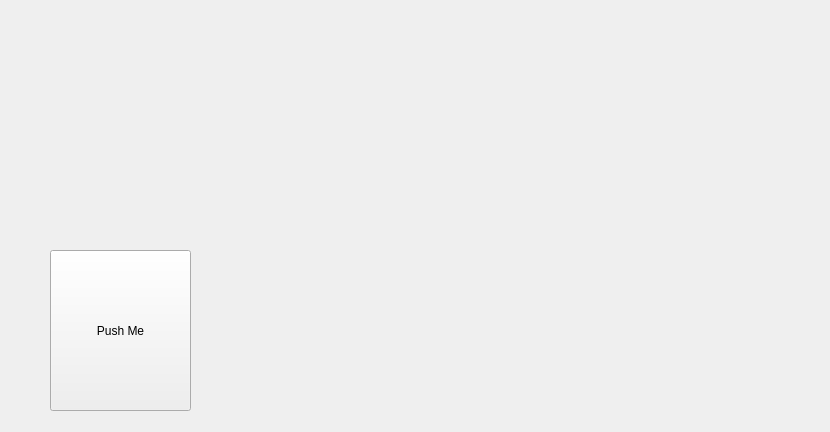
<?xml version="1.0" encoding="UTF-8"?>
<ui version="4.0">
 <class>StackedWidget</class>
 <widget class="QStackedWidget" name="StackedWidget">
  <property name="geometry">
   <rect>
    <x>0</x>
    <y>0</y>
    <width>830</width>
    <height>432</height>
   </rect>
  </property>
  <property name="windowTitle">
   <string>StackedWidget</string>
  </property>
  <widget class="QWidget" name="page">
   <widget class="QPushButton" name="Button1">
    <property name="geometry">
     <rect>
      <x>50</x>
      <y>250</y>
      <width>141</width>
      <height>161</height>
     </rect>
    </property>
    <property name="text">
     <string>Push Me</string>
    </property>
   </widget>
  </widget>
  <widget class="QWidget" name="page_2">
   <widget class="QTextEdit" name="textEdit">
    <property name="geometry">
     <rect>
      <x>250</x>
      <y>100</y>
      <width>104</width>
      <height>71</height>
     </rect>
    </property>
    <property name="html">
     <string>&lt;!DOCTYPE HTML PUBLIC &quot;-//W3C//DTD HTML 4.0//EN&quot; &quot;http://www.w3.org/TR/REC-html40/strict.dtd&quot;&gt;
&lt;html&gt;&lt;head&gt;&lt;meta name=&quot;qrichtext&quot; content=&quot;1&quot; /&gt;&lt;style type=&quot;text/css&quot;&gt;
p, li { white-space: pre-wrap; }
&lt;/style&gt;&lt;/head&gt;&lt;body style=&quot; font-family:'MS Shell Dlg 2'; font-size:8.25pt; font-weight:400; font-style:normal;&quot;&gt;
&lt;p style=&quot; margin-top:0px; margin-bottom:0px; margin-left:0px; margin-right:0px; -qt-block-indent:0; text-indent:0px;&quot;&gt;That worked&lt;/p&gt;&lt;/body&gt;&lt;/html&gt;</string>
    </property>
   </widget>
   <widget class="QPushButton" name="Button2_2">
    <property name="geometry">
     <rect>
      <x>400</x>
      <y>160</y>
      <width>75</width>
      <height>101</height>
     </rect>
    </property>
    <property name="text">
     <string>PushButton</string>
    </property>
   </widget>
  </widget>
  <widget class="QWidget" name="page_3">
   <widget class="QPushButton" name="Button2">
    <property name="geometry">
     <rect>
      <x>180</x>
      <y>240</y>
      <width>121</width>
      <height>151</height>
     </rect>
    </property>
    <property name="text">
     <string>Combine Multiple</string>
    </property>
   </widget>
   <widget class="QPushButton" name="Button3">
    <property name="geometry">
     <rect>
      <x>330</x>
      <y>240</y>
      <width>121</width>
      <height>151</height>
     </rect>
    </property>
    <property name="text">
     <string>Combine Folders</string>
    </property>
   </widget>
   <widget class="QTextEdit" name="Background">
    <property name="geometry">
     <rect>
      <x>0</x>
      <y>0</y>
      <width>821</width>
      <height>421</height>
     </rect>
    </property>
    <property name="html">
     <string>&lt;!DOCTYPE HTML PUBLIC &quot;-//W3C//DTD HTML 4.0//EN&quot; &quot;http://www.w3.org/TR/REC-html40/strict.dtd&quot;&gt;
&lt;html&gt;&lt;head&gt;&lt;meta name=&quot;qrichtext&quot; content=&quot;1&quot; /&gt;&lt;style type=&quot;text/css&quot;&gt;
p, li { white-space: pre-wrap; }
&lt;/style&gt;&lt;/head&gt;&lt;body style=&quot; font-family:'MS Shell Dlg 2'; font-size:8.25pt; font-weight:400; font-style:normal;&quot; bgcolor=&quot;#999999&quot;&gt;
&lt;p style=&quot;-qt-paragraph-type:empty; margin-top:0px; margin-bottom:0px; margin-left:0px; margin-right:0px; -qt-block-indent:0; text-indent:0px;&quot;&gt;&lt;br /&gt;&lt;/p&gt;&lt;/body&gt;&lt;/html&gt;</string>
    </property>
   </widget>
   <widget class="QTextBrowser" name="MainTitle">
    <property name="enabled">
     <bool>true</bool>
    </property>
    <property name="geometry">
     <rect>
      <x>10</x>
      <y>30</y>
      <width>791</width>
      <height>61</height>
     </rect>
    </property>
    <property name="font">
     <font>
      <family>Arial</family>
      <pointsize>18</pointsize>
      <weight>50</weight>
      <bold>false</bold>
      <kerning>true</kerning>
     </font>
    </property>
    <property name="layoutDirection">
     <enum>Qt::LeftToRight</enum>
    </property>
    <property name="autoFillBackground">
     <bool>true</bool>
    </property>
    <property name="inputMethodHints">
     <set>Qt::ImhNone</set>
    </property>
    <property name="html">
     <string>&lt;!DOCTYPE HTML PUBLIC &quot;-//W3C//DTD HTML 4.0//EN&quot; &quot;http://www.w3.org/TR/REC-html40/strict.dtd&quot;&gt;
&lt;html&gt;&lt;head&gt;&lt;meta name=&quot;qrichtext&quot; content=&quot;1&quot; /&gt;&lt;style type=&quot;text/css&quot;&gt;
p, li { white-space: pre-wrap; }
&lt;/style&gt;&lt;/head&gt;&lt;body style=&quot; font-family:'Arial'; font-size:18pt; font-weight:400; font-style:normal;&quot; bgcolor=&quot;#999999&quot;&gt;
&lt;p align=&quot;center&quot; style=&quot; margin-top:0px; margin-bottom:0px; margin-left:0px; margin-right:0px; -qt-block-indent:0; text-indent:0px;&quot;&gt;&lt;span style=&quot; font-size:22pt;&quot;&gt;Well hello there and welcome to my program.&lt;/span&gt;&lt;/p&gt;&lt;/body&gt;&lt;/html&gt;</string>
    </property>
   </widget>
   <widget class="QPushButton" name="Button5">
    <property name="geometry">
     <rect>
      <x>640</x>
      <y>240</y>
      <width>121</width>
      <height>151</height>
     </rect>
    </property>
    <property name="text">
     <string>Split</string>
    </property>
   </widget>
   <widget class="QPushButton" name="Button1_2">
    <property name="geometry">
     <rect>
      <x>30</x>
      <y>240</y>
      <width>121</width>
      <height>151</height>
     </rect>
    </property>
    <property name="text">
     <string>Combine Two</string>
    </property>
   </widget>
   <widget class="QPushButton" name="Button4">
    <property name="geometry">
     <rect>
      <x>480</x>
      <y>240</y>
      <width>121</width>
      <height>151</height>
     </rect>
    </property>
    <property name="text">
     <string>Reorganize</string>
    </property>
   </widget>
   <widget class="QTextEdit" name="Description">
    <property name="geometry">
     <rect>
      <x>70</x>
      <y>120</y>
      <width>671</width>
      <height>91</height>
     </rect>
    </property>
    <property name="font">
     <font>
      <family>Arial</family>
      <pointsize>20</pointsize>
     </font>
    </property>
    <property name="html">
     <string>&lt;!DOCTYPE HTML PUBLIC &quot;-//W3C//DTD HTML 4.0//EN&quot; &quot;http://www.w3.org/TR/REC-html40/strict.dtd&quot;&gt;
&lt;html&gt;&lt;head&gt;&lt;meta name=&quot;qrichtext&quot; content=&quot;1&quot; /&gt;&lt;style type=&quot;text/css&quot;&gt;
p, li { white-space: pre-wrap; }
&lt;/style&gt;&lt;/head&gt;&lt;body style=&quot; font-family:'Arial'; font-size:20pt; font-weight:400; font-style:normal;&quot; bgcolor=&quot;#999999&quot;&gt;
&lt;p style=&quot; margin-top:0px; margin-bottom:0px; margin-left:0px; margin-right:0px; -qt-block-indent:0; text-indent:0px;&quot;&gt;&lt;span style=&quot; font-family:'MS Shell Dlg 2'; font-size:16pt; color:#ffffff;&quot;&gt;I know that it is very basic, and lack a lot in design but I will fix that later when I get the chance to. Enjoy the functions that I have created and hopefully they work.&lt;/span&gt;&lt;/p&gt;&lt;/body&gt;&lt;/html&gt;</string>
    </property>
   </widget>
   <zorder>Background</zorder>
   <zorder>Button2</zorder>
   <zorder>Button3</zorder>
   <zorder>MainTitle</zorder>
   <zorder>Button5</zorder>
   <zorder>Button1_2</zorder>
   <zorder>Button4</zorder>
   <zorder>Description</zorder>
  </widget>
 </widget>
 <resources/>
 <connections>
  <connection>
   <sender>Button1</sender>
   <signal>clicked()</signal>
   <receiver>page_2</receiver>
   <slot>show()</slot>
   <hints>
    <hint type="sourcelabel">
     <x>120</x>
     <y>330</y>
    </hint>
    <hint type="destinationlabel">
     <x>360</x>
     <y>237</y>
    </hint>
   </hints>
  </connection>
  <connection>
   <sender>Button2_2</sender>
   <signal>clicked()</signal>
   <receiver>page_3</receiver>
   <slot>show()</slot>
   <hints>
    <hint type="sourcelabel">
     <x>437</x>
     <y>210</y>
    </hint>
    <hint type="destinationlabel">
     <x>414</x>
     <y>215</y>
    </hint>
   </hints>
  </connection>
  <connection>
   <sender>Button2_2</sender>
   <signal>clicked()</signal>
   <receiver>page_2</receiver>
   <slot>close()</slot>
   <hints>
    <hint type="sourcelabel">
     <x>437</x>
     <y>210</y>
    </hint>
    <hint type="destinationlabel">
     <x>414</x>
     <y>215</y>
    </hint>
   </hints>
  </connection>
 </connections>
</ui>
